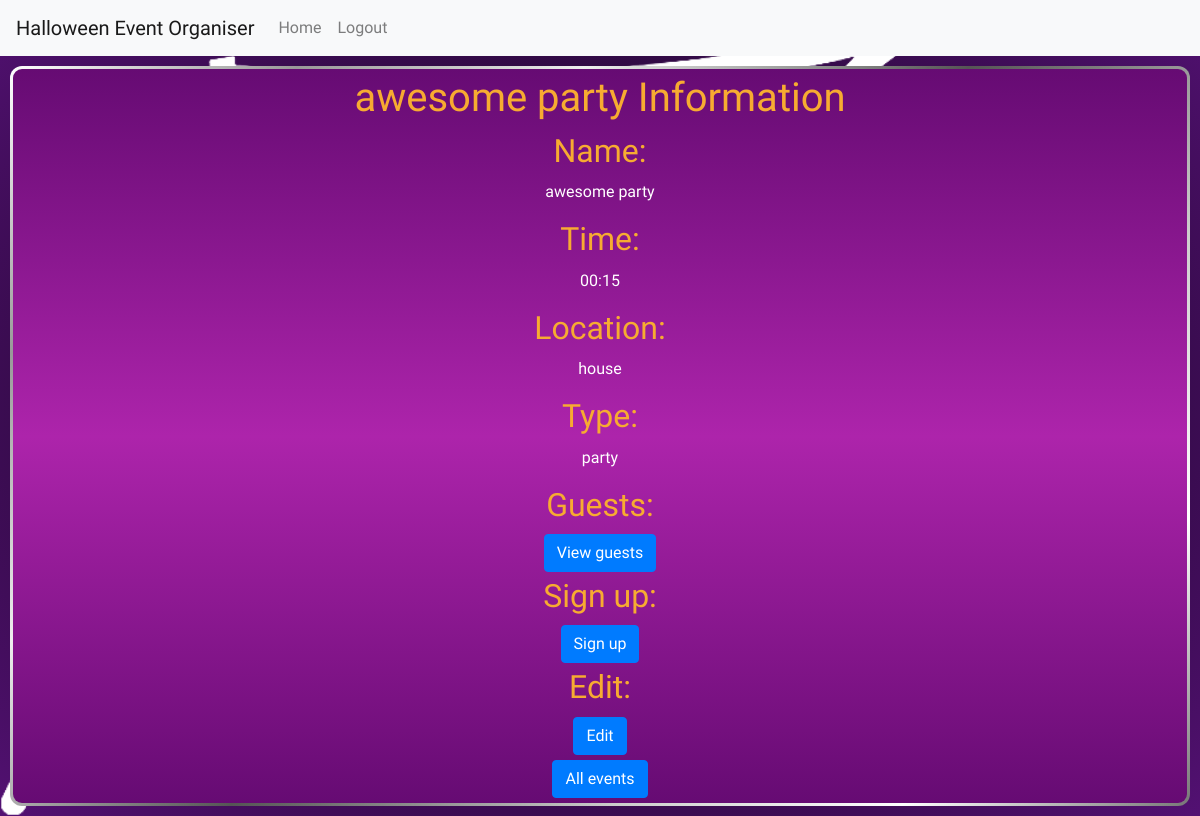
Screenshot of /event_info?event_id=1 with the database file from the repository.
### tables this page shows
CREATE TABLE events (
    id INTEGER UNIQUE PRIMARY KEY,
    name TEXT NOT NULL,
    type TEXT NOT NULL,
    time TEXT NOT NULL,
    location TEXT NOT NULL,
    host_id INTEGER NOT NULL,
    FOREIGN KEY (host_id) REFERENCES users(id)
);

### app.py (the view)
@app.route('/event_info')
def event_info():
    event_id = request.args.get('event_id')
    if not event_id:
        return render_template('failure.html', message='No event id given')
    event_info = db.execute('SELECT * FROM events WHERE id = ?', event_id)
    if not event_info:
        return render_template('failure.html', message='No event with that id')
    event_info = event_info[0]
    return render_template('event_info.html', event_info=event_info)

### templates/event_info.html (shortened to what this page needs)
{% extends 'layout.html' %}
{% block body %}
    <section>
        <h1>{{ event_info['name'] }} Information</h1>
        <h2>Name:</h2>
        <p>{{ event_info['name'] }}</p>
        <h2>Time:</h2>
        <p>{{ event_info['time'] }}</p>
        <h2>Location:</h2>
        <p>{{ event_info['location'] }}</p>
        <h2>Type:</h2>
        <p>{{ event_info['type'] }}</p>
        <h2>Guests:</h2>
        <form action="/guests" method="post">
            <button class="btn btn-primary" type="submit">View guests</button>
        </form>
        <h2>Sign up:</h2>
        <form action="/attend" method="post">
            <button class="btn btn-primary" type="submit">Sign up</button>
        </form>
        <h2>Edit:</h2>
        <form action="/edit_event" method="get">
            <button class="btn btn-primary" type="submit">Edit</button>
        </form>
        <a class="btn btn-primary" href="/view_events">All events</a>
    </section>
{% endblock %}

### static/styles.css (style rules this page uses)
* { margin: 0; padding: 0; box-sizing: border-box; font-family: "Creepster", system-ui; font-style: normal; color: #FFF; }
h1, h2 { margin: 0 auto 10px; }
h1, h2, th, label { color: #F7AB31; }
section { margin: 10px 10px; text-align: center; background: linear-gradient(to bottom, #660B73, #AD24AB, #660B73) padding-box, linear-gradient(135deg, #ffffff 0%, #999999 15%, #eeeeee 30%, #555555 50%, #cccccc 70%, #ffffff 85%, #777777 100%) border-box; padding: 5px; border: 3px solid transparent; border-radius: 12px; }
body { background-image: url('images/cobweb.png'), radial-gradient(#000, #531173); background-size: contain; height: 100%; margin: 0; background-repeat: no-repeat; background-attachment: fixed; }
form { margin: 5px auto; }

### rows the page displays
events: name "awesome party", time "00:15", location "house", type "party"
